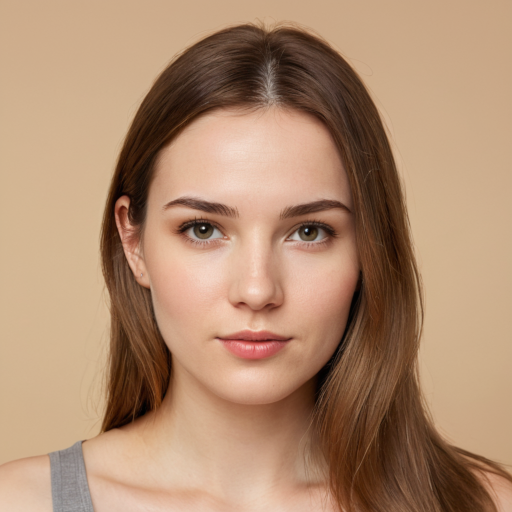
#> input picture pyaesthetics/data/face1.png, 512 x 512 px
$ python spacebaseddecomposition.py   (older library calls are emulated)
#> lines starting #> are read from the running program, lines starting #| are printed output that depends on the picture; after the words box and inside, x2 and y2 are one past the last pixel; in counts of white or black regions, pixels touching at a corner belong together
### pyaesthetics/utils.py
#!/usr/bin/env python3
# -*- coding: utf-8 -*-
"""
This modules contains different utilities  that are used across different modules in pyaesthetics.

Created on Fri Aug 2 10:51:17 2024
Last Edited on Wed Sep 11 18:53:30 2024

@author: Giulio Gabrieli (gack94@gmail.com)
"""

import os

from PIL import Image #to handle filesystem files
import cv2 #for image manipulation
import numpy as np #numerical computation
import pandas as pd
import pytesseract  # Pytesseract for Optical Character Recognition (OCR)
from imutils.perspective import four_point_transform
import matplotlib.pyplot as plt

try:
    from . import analysis
except:
    import analysis

# [142 lines left out: functions sRGB2RGB, find_parent_node, find_child_nodes, find_neighbors, calculate_gradient, runtest, not called in this run]

def textdetection(img):
    """ This function uses pytesseract to get information about the presence of text in an image.

        :param img: image to analyze, in RGB
        :type img: numpy.ndarray
        :return: number of characters in the text
        :rtype: int

    """
    # Convert the image to grayscale
    img = cv2.cvtColor(img, cv2.COLOR_BGR2GRAY)
    # Save the image to a temporary file
    filename = "{}.png".format(os.getpid())
    cv2.imwrite(filename, img)
    # Perform OCR to extract text from the image
    text = pytesseract.image_to_string(Image.open(filename))
    # Remove the temporary file
    os.remove(filename)
    # Return the length of the extracted text
    return len(text)

# [32 lines left out: function tablify_results, not called in this run]


###############################################################################
#                                                                             #
#                                  DEBUG                                      #
#                                                                             #
###############################################################################
""" For debug purposes."""

# [13 lines that do not run on import are left out]


### pyaesthetics/spacebaseddecomposition.py
# -*- coding: utf-8 -*-

#!/usr/bin/env python3
# -*- coding: utf-8 -*-
"""
This module contains functions to compute the number of independent areas in an image.

Created on Sat Apr 21 09:40:45 2018
Last edited on Fri Aug 2 12:49:23 2024

@author: giulio
"""

import os  # To handle filesystem files
import cv2  # For image manipulation
import numpy as np  # For numerical operations
from imutils import perspective  # For image perspective transformations
from imutils import contours  # For contour-related utilities
import imutils  # For various image utilities
from scipy import ndimage  # For scientific image processing
import matplotlib.pyplot as plt  # For data visualization
import matplotlib.patches as patches  # For legends and rectangle drawing
import pytesseract  # For OCR
from PIL import Image  # For image processing with PIL

try:
    from . import utils
except:
    import utils

###############################################################################
#                                                                             #
#                               Text to Image Ratio                           #
#                                                                             #
###############################################################################

# [112 lines left out: functions text2image_ratio, get_areas, not called in this run]

###############################################################################
#                                                                             #
#                                  DEBUG                                      #
#                                                                             #
###############################################################################

""" For debug purposes."""

import math

if(__name__=='__main__'):

    basepath = os.path.dirname(os.path.realpath(__file__))

    # Path to a sample image for debugging   # Set the data path to use sample images
    data_folder = basepath + "/data/"

    # Path to a sample image
    sample_img = data_folder + "face1.png"

    # Read the image with alpha channel
    img = cv2.imread(sample_img, cv2.IMREAD_UNCHANGED)
#> img is the input picture: shape (512, 512, 3); mean B, G, R 111.9, 139.1, 174.6
    # Convert BGRA image to RGBA
    img = cv2.cvtColor(img, cv2.COLOR_BGRA2RGBA)
#> img: shape (512, 512, 4)

    # Detect areas in the image
    areas = get_areas(img, minArea=10, plot=True, coordinates=True, areatype=True, resize=True, returnbox=True)
#> in get_areas, `gray = cv2.cvtColor(img, cv2.COLOR_BGR2GRAY)`:
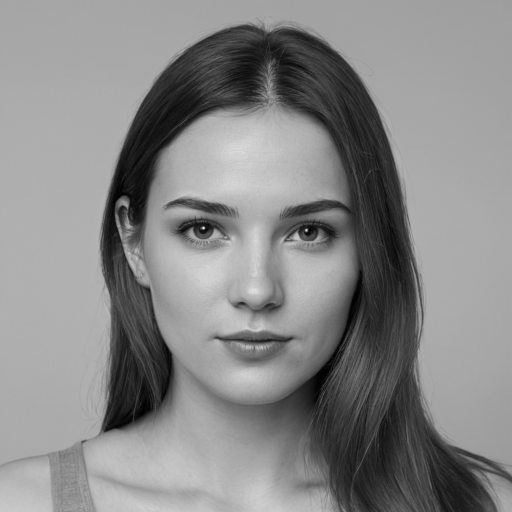
#> gray: shape (512, 512); min 0, max 229, mean 135
#> in get_areas, `edged = cv2.Canny(gray, 50, 100)`:
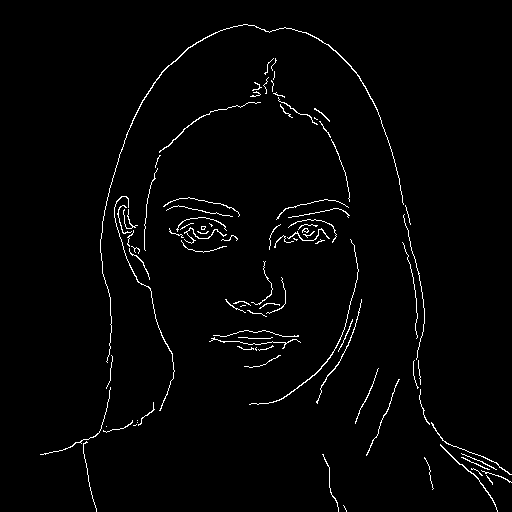
#> edged: shape (512, 512); 1.9% white in thin lines or dots, all inside (x1, y1, x2, y2) = (40, 24, 512, 512)
#> in get_areas, `edged = cv2.dilate(edged, None, iterations=1)`: edged: shape (512, 512); 6.5% white; 21 white regions (1 under 20 px), largest, box (x1, y1, x2, y2) and area: (39, 23, 512, 512) 6042, (113, 195, 176, 412) 1558, (248, 238, 363, 406) 1418
#> in get_areas, `edged = cv2.erode(edged, None, iterations=1)`:
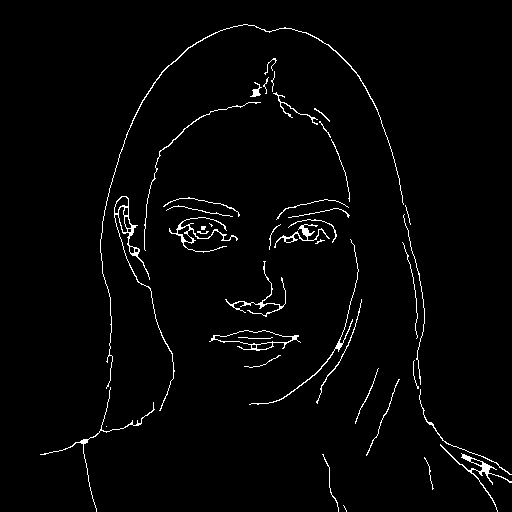
#> edged: shape (512, 512); 2.1% white in thin lines or dots, all inside (x1, y1, x2, y2) = (40, 24, 512, 512)
#> in get_areas, `cnts = cv2.findContours(edged.copy(), cv2.RETR_EXTERNAL, cv2.CHAIN_APP..`: cnts = 41 contours, 27 with area under 20; largest, box (x1, y1, x2, y2) and area: (209, 330, 301, 351) 842, (114, 196, 175, 411) 554, (169, 217, 238, 253) 237, (440, 444, 512, 512) 234, (274, 224, 330, 248) 150
#> the loop in get_areas, `for c in cnts:` made 41 passes
#> after the loop in get_areas, `for c in cnts:`: boxes = 40 items, first 6: [40, 387, 155, 512], [100, 24, 404, 389], [114, 196, 175, 411], [144, 102, 261, 251], [163, 197, 240, 217], [166, 205, 233, 217]
#> the loop in get_areas, `for box in boxes:` made 40 passes
#> after the loop in get_areas, `for box in boxes:`:
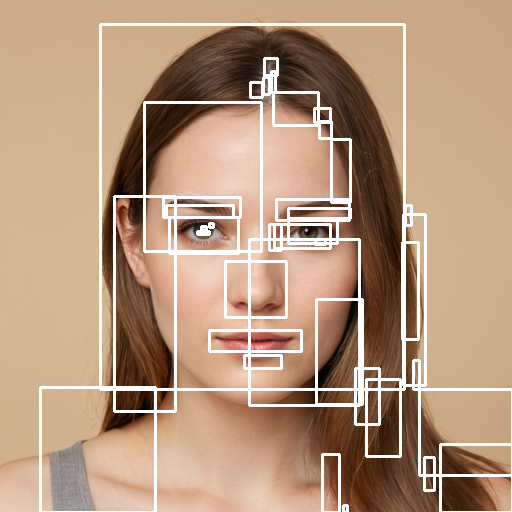
#> img_plot: shape (512, 512, 4); mean R, G, B, A 161.6, 150.6, 104.2, 233.8; transparent parts drawn white
#> in get_areas, `plt.show()`:
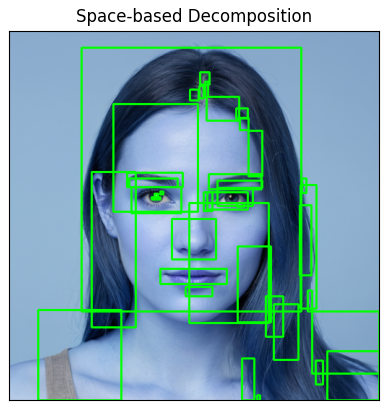
#> figure drawn by matplotlib, 1 panel; B, G, R data is drawn as R, G, B
#> in get_areas, `minX, minY, maxX, maxY = box`: minX = 40; minY = 387; maxX = 155
#> in get_areas, `imgportion = img_original[minY:maxY, minX:maxX]`:
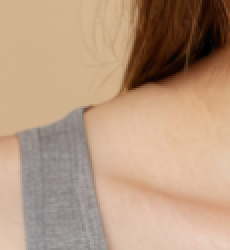
#> imgportion: shape (125, 115, 4) (shown 2 times larger); mean R, G, B, A 183.9, 153.6, 129.1, 255
#> in get_areas, `area = (maxX - minX) * (maxY - minY)`: area = 14375
#> in textdetection, `img = cv2.cvtColor(img, cv2.COLOR_BGR2GRAY)`:
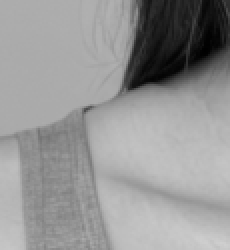
#> img: shape (125, 115) (shown 2 times larger); min 0, max 207, mean 149.7
#> (the run stopped early here; a loop or call above may not have finished)
